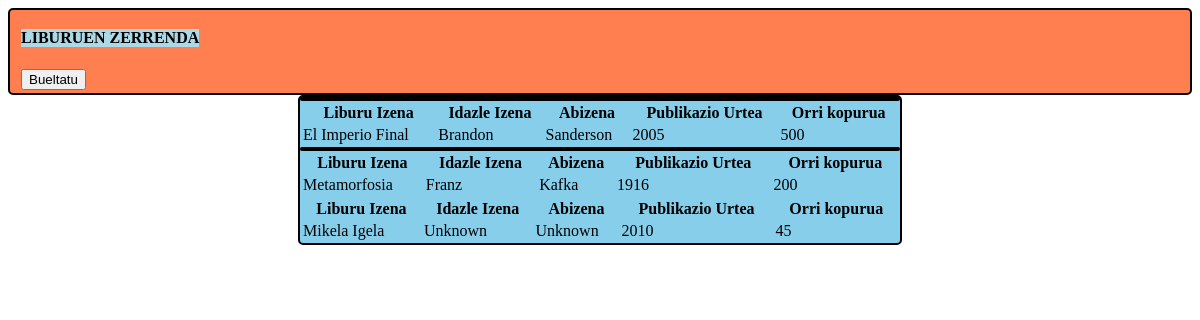
Page /app/libzerrikusi.php on the earlier database version.
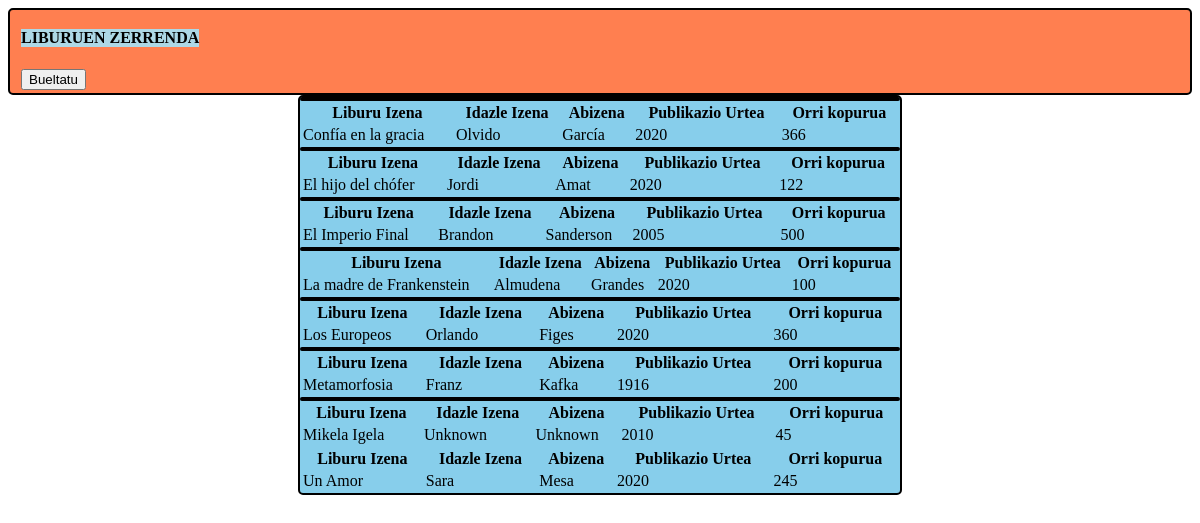
Same page on the later database version.
### tables this page shows
CREATE TABLE `liburu` (
  `libIz` varchar(30) NOT NULL,
  `egileIz` varchar(30) NOT NULL,
  `egileAb` varchar(30) NOT NULL,
  `publikazioUrte` int(10) NOT NULL,
  `orriak` int(11) NOT NULL
);

### app/libzerrikusi.php (the view, shortened to what this page needs)
<!DOCTYPE html>
<html lang="en">
<head>
    <link rel="stylesheet" href="styles.css">
</head>
<body background="https://cdn.pixabay.com/photo/2016/02/16/21/07/books-1204029__340.jpg?__cf_chl_jschl_tk__=pmd_rg0UyIVTKotZFzKXG6L7RTRiwJwdw6vwz3E1204eRgg-1635866096-0-gqNtZGzNAjujcnBszQhR">
    <div class="inputak">
        <table>
            <tr>
                <td>&nbsp;</td>
                <td><p style="background-color: lightblue"><strong> LIBURUEN ZERRENDA </strong></p></td>
                <td>&nbsp;</td>
            </tr>
            <tr>
                <form name="erabAukerak" class="inputak" action="erabileremu.php" method="POST">
                    <tr>
                        <td>&nbsp;</td>
                        <td><input id="bueltatuButton" type="button" name="bueltatuButton" value="Bueltatu" title="Sakatu hemen erabiltzaile eremura bueltatzeko." onclick="location.href='erabileremu.php'"/></td>
                    </tr>
                </form>
                </tr>
        </table>
    </div>
    <?php
                $db = new mysqli("db", "admin", "test", "database");
                $sql = "SELECT * FROM liburu;";
                $stmt = $db->prepare($sql);
                $stmt->execute();
                $resultSet = $stmt->get_result();
                $liburuak = $resultSet->fetch_all();
                foreach($liburuak as $libro) {
    ?>
    <div class="php">
        <table id = "liburuTabla" class = "table-striped table-bordered" style = "width:100%">
            <thead class = "text-center">
		        <th>Liburu Izena </th>
		        <th>Idazle Izena</th>
		        <th>Abizena</th>
		        <th>Publikazio Urtea</th>
		        <th>Orri kopurua</th>
	        </thead>
            <tbody>
                <tr>
                    <td><?php echo $libro[0]?></td>
                    <td><?php echo $libro[1]?></td>
                    <td><?php echo $libro[2]?></td>
                    <td><?php echo $libro[3]?></td>
                    <td><?php echo $libro[4]?></td>
                </tr>
                <?php } ?>
            </tbody>
        </table>
    </div>
</body>
</html>

### app/styles.css (style rules this page uses)
.php { background-color: skyblue; border: 2px solid black; border-radius: 5px; position: center; max-width: 600px; margin: auto; }
.inputak { background-color: coral; border: 2px solid black; border-radius: 5px; position: center; }

Differences in the rows shown:
added liburu: libIz "Confía en la gracia", egileIz "Olvido", egileAb "García", publikazioUrte "2020", orriak "366"
added liburu: libIz "El hijo del chófer", egileIz "Jordi", egileAb "Amat", publikazioUrte "2020", orriak "122"
added liburu: libIz "La madre de Frankenstein", egileIz "Almudena", egileAb "Grandes", publikazioUrte "2020", orriak "100"
added liburu: libIz "Los Europeos", egileIz "Orlando", egileAb "Figes", publikazioUrte "2020", orriak "360"
added liburu: libIz "Un Amor", egileIz "Sara", egileAb "Mesa", publikazioUrte "2020", orriak "245"
